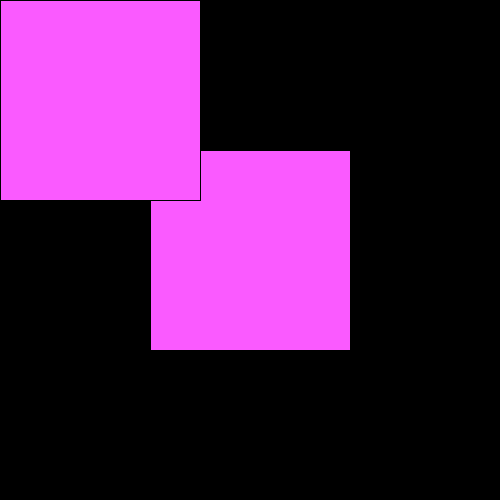
Frame 1 (no input)
Frame 60 (the mouse pressed at the canvas centre just before this capture): identical to frame 1, image omitted
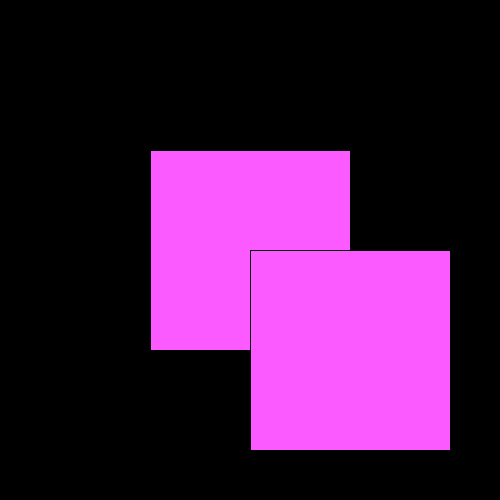
Frame 120 (the mouse held since frame 60 and released just before this capture)

The Processing sketch that drew these frames (run headless with seeded random() and noise(); from frame 60 on, the mouse is pressed at the canvas centre):

// Processing sketch: processing_53574
// ── processing_53574.pde

//PS_2 Question 4
//Milton Sukhabut

void setup() {
  size(500, 500);
}

void draw () {
  background (0);
  int x = 200;

  if (intersect (125, 125, x/2, mouseX, mouseY, x/2)) {
    fill(250, 90, 266);
  }

  else {
    fill(80, 150, 50);
  }

  rect(150, 150, x, x);
  rect(mouseX, mouseY, x, x);
}

boolean intersect (float a1, float b1, float c1, float a2, float b2, float c2) {
  float d = dist(a1, b1, c1, a2, b2, c2);
  if ( d < (c1 + c2) ) {
    return true;
  }
  else {
  return false;
}
}
